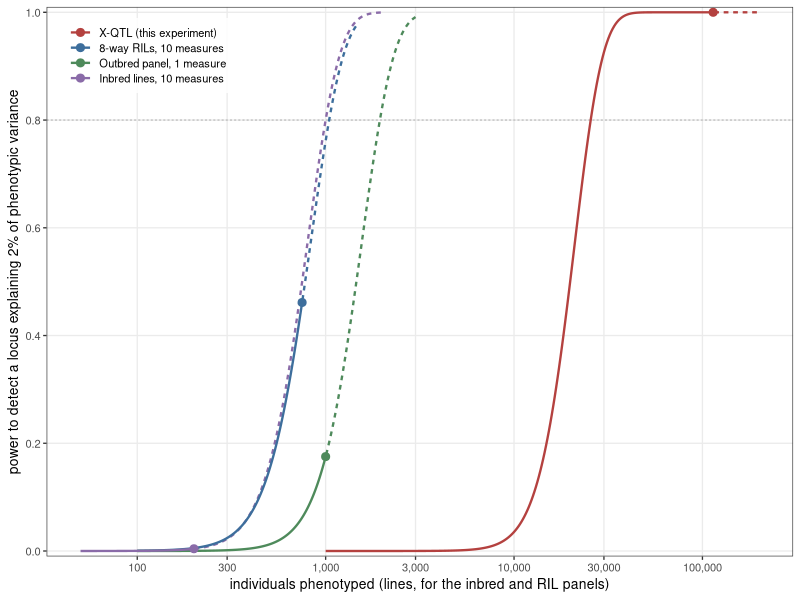

Recreate this plot in R.
# make_FigS2.R -- power against experiment size, four designs.
#
#   Rscript temp_aging/make_FigS2.R
#
# Supplementary figure for the power supplement. Same target throughout: a
# locus explaining 2% of individual phenotypic variance, h2 = 50%.
#
# X axis is the number of individuals PHENOTYPED -- individuals for the outbred
# panel and for X-QTL, lines for the inbred-line and RIL panels. That is the
# quantity that actually costs, and it is what makes the designs comparable.
#
# Solid = up to the size of experiments currently run. Dotted = plausible
# extension. Thresholds are each design's own realistic genome-wide bar:
# 0.05/1e6 for the SNP panels, 0.05/1e4 for the RIL linkage scan, and the
# paper's own LWP 7.5 for X-QTL -- which is far stricter than a Bonferroni over
# 268 tiles would be, so the X-QTL curve is conservative.

suppressMessages(library(tidyverse))

p <- 0.15; q <- 1-p
Vp <- 1; h2 <- 0.5; Vg <- h2*Vp; Ve <- Vp-Vg
QTL <- 0.02; r <- 10
alpha <- sqrt(QTL/(2*p*q))
vloc_line <- p*q*(2*alpha)^2          # 0.04, inbreeding doubles it
vbg_line  <- 2*(Vg-QTL)               # 0.96, and the background too
Vline     <- vloc_line + vbg_line + Ve/r
R2_line   <- vloc_line/Vline          # 0.0381

P_SEL <- 0.05; ibar <- dnorm(qnorm(1-P_SEL))/P_SEL; k <- 2

pow_R2 <- function(n, R2, df, thr) pchisq(thr, df, ncp = n*R2/(1-R2), lower.tail = FALSE)
pow_X  <- function(N, thr) pchisq(thr, 7, ncp = (N*P_SEL)*ibar^2*(100*QTL)/(100*k),
                                  lower.tail = FALSE)

thr1 <- qchisq(0.05/1e6, 1, lower.tail = FALSE)
thr7 <- qchisq(0.05/1e4, 7, lower.tail = FALSE)
thrX <- qchisq(10^-7.5,  7, lower.tail = FALSE)

grid <- function(a,b) exp(seq(log(a), log(b), length.out = 300))
mk <- function(lab, n, pw, solid_to) tibble(design = lab, n = n, power = pw,
                                            part = ifelse(n <= solid_to, "run", "extension"))

d <- bind_rows(
  mk("Outbred panel, 1 measure",   grid(100, 3000),   pow_R2(grid(100,3000),  QTL/Vp,  1, thr1), 1000),
  mk("Inbred lines, 10 measures",  grid(50,  2000),   pow_R2(grid(50,2000),   R2_line, 1, thr1), 200),
  mk("8-way RILs, 10 measures",    grid(100, 1500),   pow_R2(grid(100,1500),  R2_line, 7, thr7), 750),
  mk("X-QTL (this experiment)",    grid(1000, 2e5),   pow_X(grid(1000,2e5),   thrX),             114000))

pts <- tribble(~design, ~n, ~power,
  "Outbred panel, 1 measure",  1000,  pow_R2(1000, QTL/Vp,  1, thr1),
  "Inbred lines, 10 measures",  200,  pow_R2(200,  R2_line, 1, thr1),
  "8-way RILs, 10 measures",    750,  pow_R2(750,  R2_line, 7, thr7),
  "X-QTL (this experiment)", 114000,  pow_X(114000, thrX))
cat("\npower at the size each design is actually run at:\n"); print(as.data.frame(pts), row.names = FALSE)

LEV <- c("X-QTL (this experiment)","8-way RILs, 10 measures",
         "Outbred panel, 1 measure","Inbred lines, 10 measures")
d   <- d   %>% mutate(design = factor(design, levels = LEV))
pts <- pts %>% mutate(design = factor(design, levels = LEV))
COL <- c("#B4413F","#3D6E9C","#4E8A5B","#8A6BA8"); names(COL) <- LEV

g <- ggplot(d, aes(n, power, colour = design)) +
  geom_hline(yintercept = 0.8, linewidth = 0.3, colour = "grey65", linetype = "22") +
  geom_line(aes(linetype = part), linewidth = 0.8) +
  geom_point(data = pts, size = 2.4) +
  scale_x_log10(breaks = c(100,300,1000,3000,10000,30000,100000),
                labels = c("100","300","1,000","3,000","10,000","30,000","100,000")) +
  scale_y_continuous(limits = c(0,1), breaks = seq(0,1,0.2), expand = expansion(0.01)) +
  scale_colour_manual(values = COL, name = NULL) +
  scale_linetype_manual(values = c(run = "solid", extension = "22"), guide = "none") +
  labs(x = "individuals phenotyped (lines, for the inbred and RIL panels)",
       y = "power to detect a locus explaining 2% of phenotypic variance") +
  theme_bw(base_size = 10) +
  theme(panel.grid.minor = element_blank(),
        legend.position = c(0.02, 0.98), legend.justification = c(0,1),
        legend.background = element_rect(fill = alpha("white",0.85), colour = NA),
        legend.key.height = unit(11,"pt"))

ggsave("temp_aging/FigureS2_plot.png", g, width = 6.6, height = 4.4, dpi = 300)
cat("Wrote temp_aging/FigureS2_plot.png\n")
cat(sprintf("\nthresholds: SNP panels %.1f (1 df), RILs %.1f (7 df), X-QTL %.1f (7 df)\n",
            thr1, thr7, thrX))
